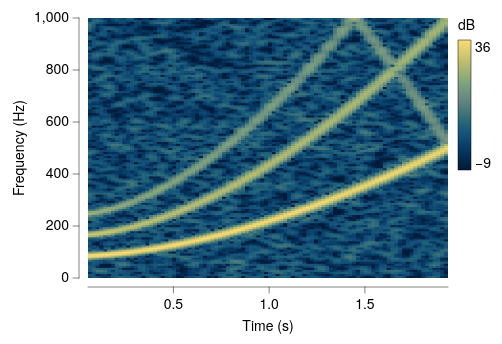

Vega-Lite specification for this chart:
### Vega-Lite specification from a JSON file in a GitHub repository (floating-point values rounded to 4 significant figures; data arrays with more than 128 entries replaced by an {"elided": "..."} marker saying what was removed)
{"background": null, "config": {"arc": {"fill": "#DBDBDB", "fillOpacity": 1.0, "innerRadius": 32.5, "padAngle": 0.03, "stroke": "black", "strokeOpacity": 1, "strokeWidth": 0.25}, "area": {"fill": "#DBDBDB", "fillOpacity": 1.0, "stroke": "black", "strokeOpacity": 1, "strokeWidth": 0.25}, "axis": {"domain": true, "domainCap": "round", "domainColor": "black", "domainWidth": 0.25, "grid": false, "gridCap": "round", "gridColor": "#F1F1F1", "gridDash": [0, 0], "gridOpacity": 1.0, "gridWidth": 0.25, "labelColor": "black", "labelFont": "Helvetica Neue", "labelFontSize": 7, "labelFontStyle": "normal", "labelFontWeight": 400, "offset": 4.5, "ticks": true, "tickCap": "round", "tickColor": "black", "tickRound": false, "tickSize": 3, "tickWidth": 0.25, "titleColor": "black", "titleFont": "Helvetica Neue", "titleFontSize": 7, "titleFontStyle": "normal", "titleFontWeight": 400}, "axisX": {"domain": true, "labelAlign": "center", "labelAngle": 0, "labels": true, "ticks": true, "translate": 0}, "axisY": {"domain": true, "labelAlign": "right", "labelAngle": 0, "labels": true, "ticks": true, "translate": 0}, "axisRight": {"domain": true, "labelAlign": "left", "labelAngle": 0, "labels": true, "ticks": true, "translate": 0}, "axisTop": {"domain": true, "labelAlign": "center", "labelAngle": 0, "labels": true, "ticks": true, "translate": 0}, "axisBand": {"tickOffset": 0}, "bar": {"fill": "#DBDBDB", "fillOpacity": 1.0, "stroke": "black", "strokeOpacity": 1, "strokeWidth": 0.25}, "boxplot": {"size": 11.7, "ticks": {"cornerRadius": 0.25, "fill": "black", "opacity": 1, "size": 5.85, "thickness": 0.25}, "box": {"fillOpacity": 1.0, "stroke": "black", "strokeOpacity": 1, "strokeWidth": 0.25}, "median": {"cornerRadius": 0, "fill": "black", "fillOpacity": 1.0, "opacity": 1, "size": 11.7, "thickness": 0.25}, "rule": {"fill": "black", "fillOpacity": 1.0, "size": 13.0, "stroke": "black", "strokeDash": [0, 0], "strokeOpacity": 1, "strokeWidth": 0.25}, "outliers": {"color": "black", "fill": "black", "fillOpacity": 1.0, "size": 0, "stroke": "black", "strokeOpacity": 1, "strokeWidth": 0.25}}, "circle": {"fill": "black", "fillOpacity": 1.0, "size": 0.65, "stroke": null, "strokeOpacity": 1, "strokeWidth": 0.25}, "errorband": {"band": {"fillOpacity": 0.6, "stroke": null, "strokeWidth": 0.25, "strokeOpacity": 1}, "borders": {"opacity": 0, "strokeOpacity": 0.25, "strokeWidth": 1}}, "errorbar": {"opacity": 1, "rule": {"strokeDash": [0, 0], "strokeWidth": 0.25}, "ticks": {"color": "black", "cornerRadius": 0.125, "opacity": 1, "size": 7.8, "thickness": 0.25}, "thickness": 0.25}, "font": "Helvetica Neue", "geoshape": {"fill": "#DBDBDB", "fillOpacity": 1.0, "stroke": "black", "strokeOpacity": 1, "strokeWidth": 0.25}, "header": {"labelColor": "black", "labelFont": "Helvetica Neue", "labelFontSize": 7, "labelFontStyle": "normal", "labelFontWeight": 400, "titleColor": "black", "titleFont": "Helvetica Neue", "titleFontSize": 7, "titleFontStyle": "normal", "titleFontWeight": 400, "titlePadding": 0}, "legend": {"disable": false, "offset": 4.5, "titlePadding": 4, "labelOffset": 2, "gradientLabelOffset": 2, "gradientLength": 65.0, "gradientThickness": 6.5, "gradientOpacity": 1.0, "gradientStrokeColor": "black", "gradientStrokeWidth": 0.25, "labelColor": "black", "labelFont": "Helvetica Neue", "labelFontSize": 7, "labelFontStyle": "normal", "labelFontWeight": 400, "strokeColor": "black", "strokeWidth": 0, "symbolSize": 42, "symbolStrokeColor": "black", "symbolStrokeWidth": 0.25, "titleColor": "black", "titleFont": "Helvetica Neue", "titleFontSize": 7, "titleFontStyle": "normal", "titleFontWeight": 400}, "line": {"color": "black", "stroke": "black", "strokeCap": "round", "strokeDash": [0, 0], "strokeOpacity": 1, "strokeWidth": 0.375}, "point": {"filled": true, "fill": "#DBDBDB", "fillOpacity": 1.0, "size": 6.5, "stroke": "black", "strokeOpacity": 1, "strokeWidth": 0.25}, "range": {"category": ["#C6D9F1", "#F1C9CB", "#FEF0B9", "#CEE37A", "#7AA8E0", "#E589A3", "#FDDD5D", "#68B961", "#4177B1", "#C35082", "#E5C227", "#438156"], "diverging": {"scheme": ["#C35082", "#CE6D94", "#D989A7", "#E2A4BA", "#EABFCE", "#F1DBE2", "#F6F6F6", "#D7E0EB", "#B9CBE0", "#9BB6D5", "#7DA1C9", "#5F8CBD", "#4177B1"]}, "heatmap": {"scheme": ["#011A39", "#032B50", "#063D68", "#165179", "#266579", "#47777A", "#68887F", "#779C7F", "#96AD75", "#B9BB70", "#DACC71", "#FDDB72"]}, "ordinal": {"scheme": ["#F1F1F1", "#DBDBDB", "#C6C6C6", "#B2B2B2", "#9D9D9D", "#898989", "#767676", "#636363", "#515151", "#404040", "#2F2F2F", "#1F1F1F"]}, "ramp": {"scheme": ["#32022B", "#43044D", "#4C196E", "#4D338C", "#484DA6", "#3A68BB", "#1D83CA", "#1D9CCB", "#23B5C9", "#28CDC5", "#4DE0B4", "#91EE9F"]}}, "rule": {"color": "black", "stroke": "black", "strokeCap": "round", "strokeDash": [2, 2], "strokeOpacity": 1, "strokeWidth": 0.25}, "scale": {"bandPaddingInner": 0.1, "bandPaddingOuter": 0.1, "round": false}, "rect": {"fill": "#DBDBDB", "fillOpacity": 1.0, "stroke": "black", "strokeOpacity": 1, "strokeWidth": 0.25}, "square": {"fill": "#DBDBDB", "fillOpacity": 1.0, "size": 13.0, "stroke": "black", "strokeOpacity": 1, "strokeWidth": 0.25}, "text": {"color": "black", "font": "Helvetica Neue", "fontSize": 7, "fontStyle": "normal", "fontWeight": 400}, "tick": {"color": "black", "cornerRadius": 0.125, "opacity": 1.0, "size": 11.7, "thickness": 0.25}, "title": {"anchor": "middle", "frame": "group", "color": "black", "font": "Helvetica Neue", "fontSize": 7, "fontStyle": "normal", "fontWeight": 400, "subtitleColor": "black", "subtitleFont": "Helvetica Neue", "subtitleFontSize": "Helvetica Neue", "subtitleFontStyle": "normal", "subtitleFontWeight": 400}, "trail": {"color": "black", "opacity": 1, "size": 0.375}, "view": {"continuousWidth": 180, "continuousHeight": 130, "discreteWidth": 180, "discreteHeight": 130, "fill": null, "stroke": null, "strokeWidth": 0.25}}, "data": {"name": "data-d58069456d3d1b7d8d72524f92b4bc8d"}, "mark": {"type": "rect", "clip": true, "stroke": null}, "encoding": {"color": {"field": "power", "title": "dB", "type": "quantitative"}, "x": {"field": "t0", "scale": {"domain": [0.054, 1.934], "nice": false}, "title": "Time (s)", "type": "quantitative"}, "x2": {"field": "t1"}, "y": {"field": "f0", "scale": {"domain": [0, 1000.0], "nice": false}, "title": "Frequency (Hz)", "type": "quantitative"}, "y2": {"field": "f1"}}, "$schema": "https://vega.github.io/schema/vega-lite/v6.4.1.json", "datasets": {"data-d58069456d3d1b7d8d72524f92b4bc8d": {"elided": "12032 records"}}}
